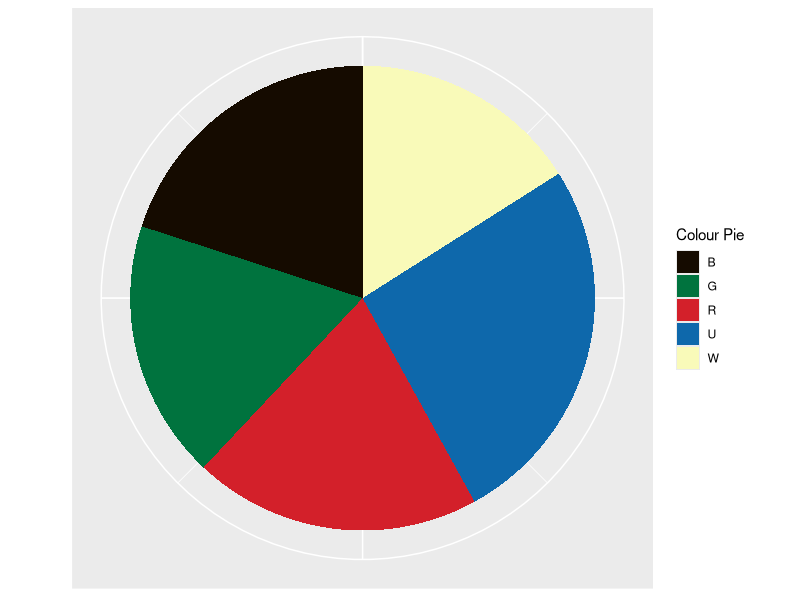
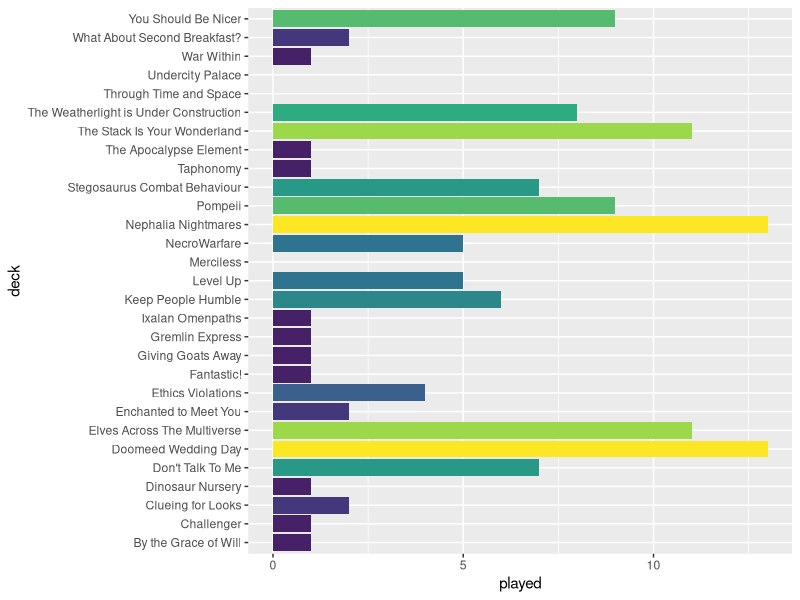
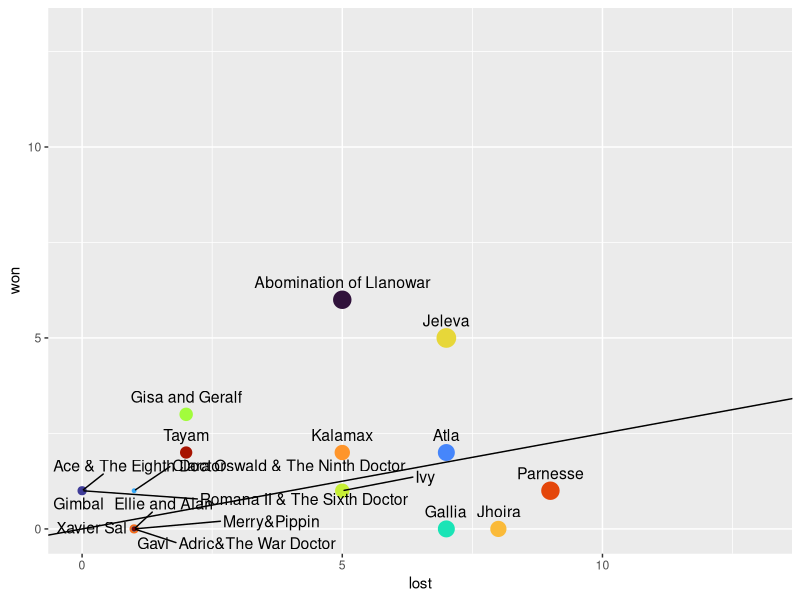
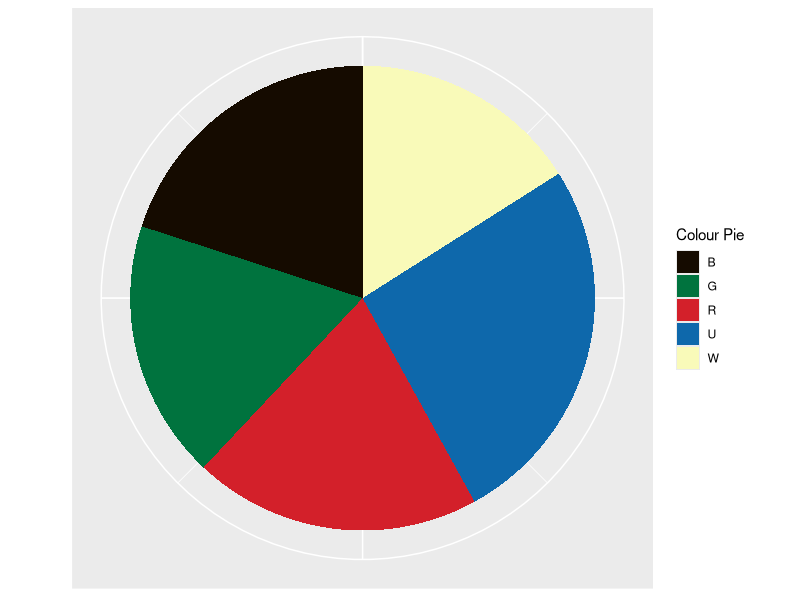
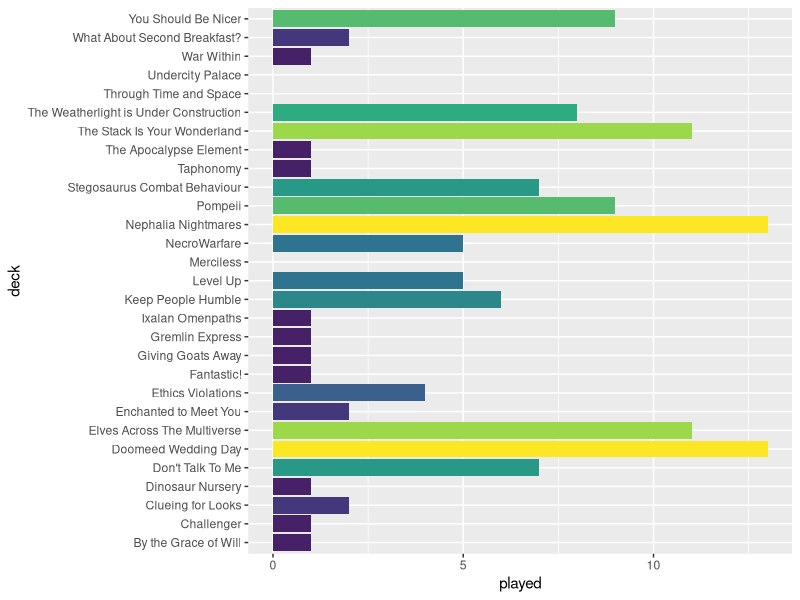
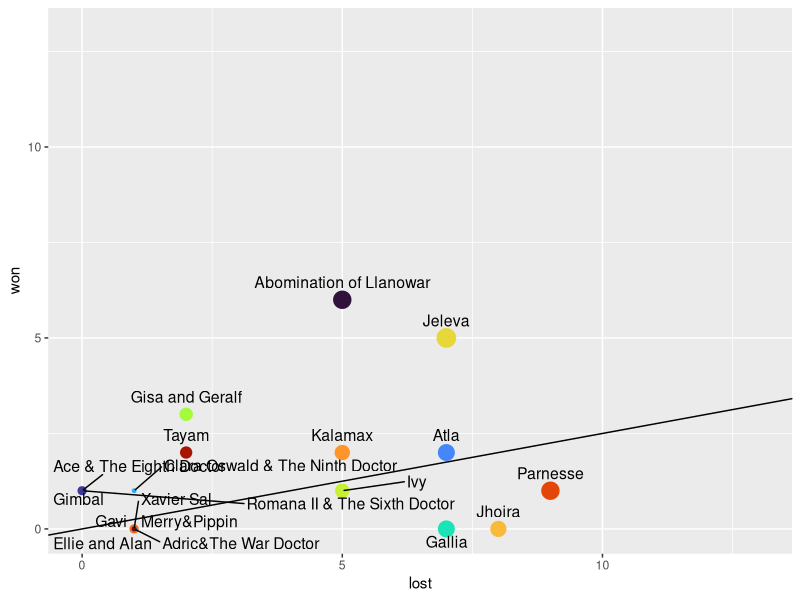

Reproduce these figures in R, in order. (Note: this script raises an error after producing the figures.)
library(forcats)
library(tidyverse)
library(viridis)
library(ggrepel)

# If you don't wan to edit your decks from within R, you can import any table with the same column names. 
decks<-read.csv("Decks.csv",quote="",stringsAsFactors=F,header=T) %>% arrange(priority)

# colour distibution
W<-decks%>%filter(W==TRUE)%>%count()%>%pull(n)
U<-decks%>%filter(U==TRUE)%>%count()%>%pull(n)
B<-decks%>%filter(B==TRUE)%>%count()%>%pull(n)
R<-decks%>%filter(R==TRUE)%>%count()%>%pull(n)
G<-decks%>%filter(G==TRUE)%>%count()%>%pull(n)
colour<-c(W,U,B,R,G)
identity<-c("W","U","B","R","G")
colours<-cbind(colour,identity)
colours<-as.data.frame(colours)
colours<-colours%>%mutate(colour=as.numeric(colour))
col<-colours%>%ggplot(aes(x="",colour,fill=identity))+
          geom_bar(stat="identity", width=1)+
          theme(axis.title.x=element_blank(),
                axis.text.x=element_blank(),
                axis.text.y=element_blank(),
                axis.ticks.y=element_blank())+
  xlab("")+
  coord_polar("y", start=0)+
            scale_fill_manual("Colour Pie", values = c("W"=rgb(249,250,185,maxColorValue=255),"U"=rgb(14,104,171,maxColorValue=255),"B"=rgb(21,11,0,maxColorValue=255),"R"=rgb(211,32,42,maxColorValue=255),"G"=rgb(0,115,62,maxColorValue=255)))
col 
ggsave("col.png")

#deck stats 
games<-decks%>%filter(type!="Unfinished")%>%ggplot(aes(played,deck,fill=played))+
        geom_bar(stat="identity")+
        scale_fill_viridis_c()+
        theme(legend.position="none")
games
ggsave(filename ="played.png",width=3000,height =2255, dpi=300,units="px",device='png')
# powerlevel
decks%>%group_by(power)%>%count()
# playable decks
decks%>%filter(type!="Unfinished")%>%count()


# win stats 
games <- decks %>% filter(played>0) %>% mutate(win=(won+0.5*draw)/played) %>% arrange(-win)
total <- games %>% group_by(type) %>% summarise(max_played=max(played))
LGSplay <- games %>% filter(type=="LGS") %>%  
  ggplot(aes(x=lost,y=won,label=commander)) +
  geom_point(aes(size=played,colour=commander,fill=commander))+
  geom_abline(slope=0.25,intercept=0)+
  scale_x_continuous(limits = c(0,total %>% filter(type=="LGS") %>% pull(max_played)))+
  scale_y_continuous(limits = c(0,total %>% filter(type=="LGS") %>% pull(max_played)))+
  geom_text_repel(aes(label = commander),size=4,vjust = -1,max.overlaps = 21)+
  scale_colour_viridis_d(option="turbo")+
  theme(legend.position = "none")
LGSplay 
ggsave("LGSplay.png")

proxied_total <- max(games[games$type=="proxied",]$played)
proxied <- played %>% filter(type=="proxied") %>% 
  ggplot(aes(x=lost,y=won,label=commander)) +
  geom_point(aes(size=played,colour=commander,fill=commander))+
  geom_abline(slope=0.25,intercept=0)+
  scale_x_continuous(limits = c(0,total %>% filter(type=="proxied") %>% pull(max_played)))+
  scale_y_continuous(limits = c(0,total %>% filter(type=="proxied") %>% pull(max_played)))+
  geom_text_repel(aes(label = commander),size=4,vjust = -1,max.overlaps = 21)+
  scale_colour_viridis_d(option="turbo")+
  theme(legend.position = "none")
proxied
ggsave("proxied.png")


# cEDH stats 
cEDH_total <- max(games[games$type=="cEDH",]$played)
cEDH <- decks %>% filter(type=='cEDH') %>% mutate(win=(won+0.5*draw)/played) %>% arrange(-win)
cEDH_results <- ggplot(cEDH, aes(x=lost,y=won,label=commander)) +
                  geom_point(aes(size=played,colour=commander))+
                  geom_abline(slope=0.4,intercept=0)+
                  scale_x_continuous(limits = c(0,total %>% filter(type=="cEDH") %>% pull(max_played)))+
                  scale_y_continuous(limits = c(0,total %>% filter(type=="cEDH") %>% pull(max_played)))+
                  geom_text_repel(aes(label = commander),size=4,vjust = -1,max.overlaps = 21)+
                  scale_colour_viridis_d(option="turbo")+
                  theme(legend.position = "none")
cEDH_results
ggsave('cEDH_results.png')


buildme<-decks%>%filter(type=="Unfinished")
buildme%>%pull(commander)
# wishlist (This is currently a little behind)

artists<-decks%>%separate_rows(artist,sep='&')%>%group_by(artist)%>%summarise(n=n())%>%arrange(desc(n))
artists

# search for a specific artist decks%>%dplyr::filter(str_detect(artist,"Johannes Voss"))%>%arrange(commander)%>%pull(commander) 

# filter by colour
# decks%>%dplyr::filter(U==T&W==T)%>%pull(commander)

# planes
planes <- decks %>% separate_rows(plane,sep='&') %>% drop_na() %>% group_by(plane) %>% mutate(n_all=nrow(.)) %>% group_by(n_all,plane)%>% summarise(n=n()) %>% arrange(-n) %>% mutate(prop=n/n_all)

locations <- planes %>% 
              ggplot(aes(n,1-prop)) +
              geom_jitter(aes(size=prop,colour=plane))+
              scale_colour_viridis_d(option="turbo")+
              geom_text_repel(aes(label = plane),size=4,vjust = -1,max.overlaps = 21)
locations 
# themes 
deck_themes <- decks %>% separate_rows(themes,sep='&') %>% drop_na() %>% group_by(themes) %>% summarise(n=n()) %>% arrange(-n)
deck_themes


ggplot(deck_themes, aes(label = themes,color=themes)) +
  geom_text_wordcloud() +
  scale_size_area(max_size = 30)+
  theme_minimal()+
  scale_colour_viridis_d(option="turbo")
# write.csv(decks,"Decks.csv",quote=F,row.names =F) if you change the csv in here, remember to export it again 
